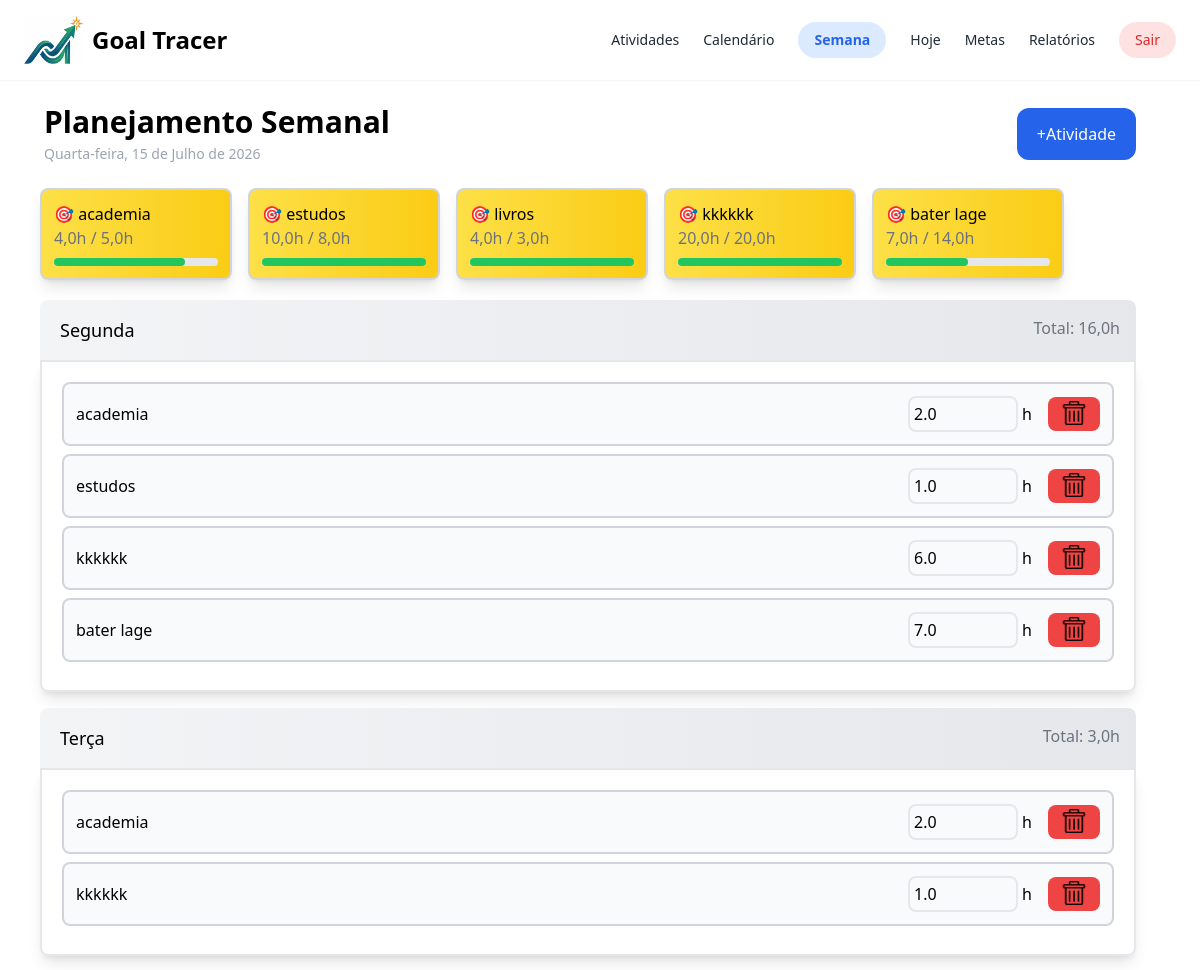
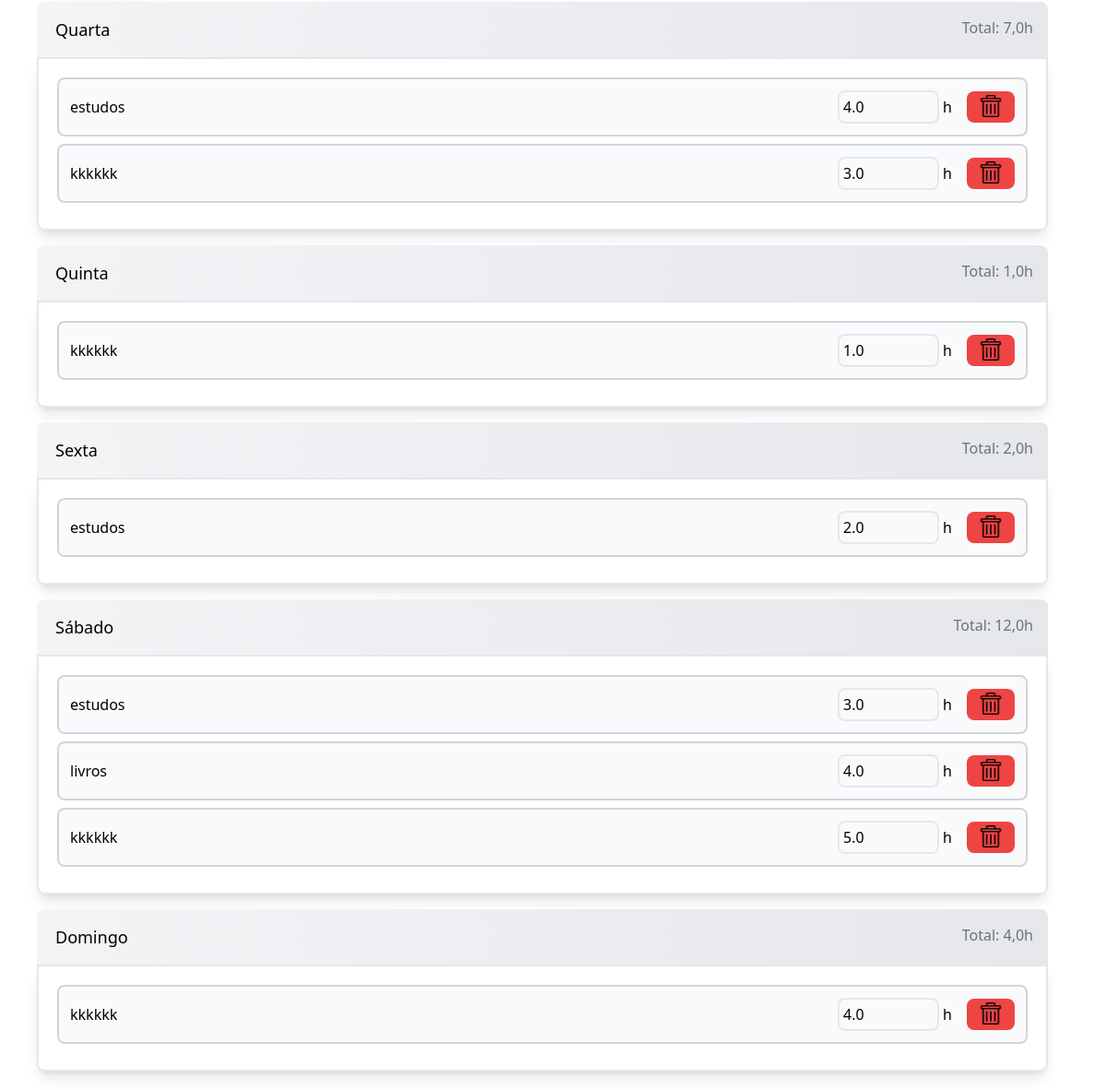
The app's page / (signed in) with its own data (2 pictures, top to bottom).
### home/models.py (models this page shows, shortened)
class Meta(models.Model):
    semana = models.BigIntegerField(default=1)
    meta_horas = models.FloatField(default=0.0)
    atividade = models.ForeignKey(Atividade, on_delete=models.CASCADE, related_name="vinculos_metas")

class Atividade(models.Model):
    nome = models.CharField(max_length=200) # unique=True evita nomes duplicados
    usuario = models.ForeignKey(User, on_delete=models.CASCADE, related_name="atividades")
    class Meta:
        unique_together = ('nome', 'usuario')  # nome pode repetir ENTRE usuários, mas nao pro MESMO usuario

class AtividadeDoDia(models.Model):
    DIAS_CHOICES = [
        ("Segunda", "Segunda"),
        ("Terça", "Terça"),
        ("Quarta", "Quarta"),
        ("Quinta", "Quinta"),
        ("Sexta", "Sexta"),
        ("Sábado", "Sábado"),
        ("Domingo", "Domingo"),
    ]
    semana = models.BigIntegerField(default=1)
    dia_semana = models.CharField(max_length=20, choices=DIAS_CHOICES)
    atividade = models.ForeignKey(Atividade, on_delete=models.CASCADE, related_name="vinculos_dias")
    horas_feitas = models.FloatField(default=0.0)
    class Meta:
        unique_together = ('dia_semana', 'atividade')

### home/views.py (the view)
# urls.py: path("", views.index, name="index"),
@login_required
def index(request):
    atividades  = Atividade.objects.filter(usuario=request.user).prefetch_related('vinculos_dias')
    vinculos    = AtividadeDoDia.objects.filter(atividade__usuario=request.user)
    dias_usados = AtividadeDoDia.objects.filter(atividade__usuario=request.user).values_list("dia_semana",flat=True).distinct()
    dias_vazios = list(set(DIAS)  - set(dias_usados))
    soma_por_dia = defaultdict(float)
    for atividade in vinculos:
        soma_por_dia[atividade.dia_semana] += atividade.horas_feitas
    total_horas_por_dia = [soma_por_dia[dia] for dia in DIAS]
    dias_horas = zip(DIAS, total_horas_por_dia)
    metas, _ = gerar_estatisticas_metas(request.user)
    context = {
        "data_formatada": data_formatada(),
        "metas": metas,
        "dias_horas": dias_horas,
        "atividades": atividades,
        "vinculos": vinculos,
        "dias_vazios": dias_vazios,
    }
    return render(request,"home/index.html", context)

### home/views.py (called while the page is built)
def data_formatada():
    hoje_data = timezone.localdate()
    dia_semana_hoje = DIAS[hoje_data.weekday()]
    dias_extenso = {
        "Segunda": "Segunda-feira",
        "Terça": "Terça-feira",
        "Quarta": "Quarta-feira",
        "Quinta": "Quinta-feira",
        "Sexta": "Sexta-feira",
        "Sábado": "Sábado",
        "Domingo": "Domingo",
    }
    meses = ["", "Janeiro", "Fevereiro", "Março", "Abril", "Maio", "Junho",
             "Julho", "Agosto", "Setembro", "Outubro", "Novembro", "Dezembro"]
    data_formatada = f"{dias_extenso[dia_semana_hoje]}, {hoje_data.day} de {meses[hoje_data.month]} de {hoje_data.year}"
    return data_formatada

def gerar_estatisticas_metas(usuario, nome_atividade=None):
    novameta = None
    metas = Meta.objects.filter(atividade__usuario=usuario)
    for meta in metas:
        consulta_HorasMeta_semana = AtividadeDoDia.objects.filter(atividade_id=meta.atividade_id).aggregate(total_horas=Sum('horas_feitas'))
        meta.horas_semana = consulta_HorasMeta_semana['total_horas'] or 0.0
        meta.percentual = 0 if meta.meta_horas == 0 else min(
            int((meta.horas_semana / meta.meta_horas) * 100),
            100
        )
        if nome_atividade == meta.atividade.nome:
            novameta = meta
    return (metas, novameta)

### templates/home/index.html (shortened to what this page needs)
<!DOCTYPE html>
<html lang="pt-BR">
<head>
	{% load static %}
	{% load l10n %}
	<script src="https://cdn.tailwindcss.com"></script>
</head>
<body>
	<nav class="bg-white-600 flex shadow-sm px-6 py-4 justify-between">
		<div class="flex">
			{% load static %}
			<img src="{% static 'img/small-logo.png' %}" alt="Logo" class="w-[60px] h-auto">
			<h1 class="text-2xl font-bold p-2">Goal Tracer</h1>
		</div>
            <div class="flex items-center gap-6 text-gray-500 text-sm">
                <a href="{% url 'atividades' %}" class="text-gray-800">Atividades</a>
                <a href="{% url 'calendario' %}" class="text-gray-800">Calendário</a>
                <a href="{% url 'index' %}" class="bg-blue-100 text-blue-600 px-4 py-2 rounded-full font-bold">Semana</a>
                <a href="{% url 'hoje' %}" class="text-gray-800">Hoje</a>
                <a href="{% url 'metas' %}" class="text-gray-800">Metas</a>
                <a href="{% url 'relatorios' %}" class="text-gray-800">Relatórios</a>
				<form method="post" action="{% url 'logout' %}" onsubmit="return confirm('Tem certeza que deseja sair?');">
                    <button type="submit" class="bg-red-100 text-red-600 px-4 py-2 rounded-full text-gray-800">Sair</button>
                </form>
            </div>
	</nav>
	<div>
		<div class="grid grid-cols-2 gap-4 m-6">
			<div class="pl-5">
				<h2 class="text-3xl font-bold">Planejamento Semanal</h2>
				<p class="text-gray-400 text-sm mt-1">{{ data_formatada }}</p>
			</div>
			<div class="flex justify-end pr-10 py-1">
				<button class="bg-blue-600 text-white rounded-xl px-5 py-1.5 hover:scale-110 duration-200 ease-in-out" id="botao_nova_atividade">+Atividade</button>
			</div>
		</div>
		<div class="flex gap-4 ml-10">
			{% for meta in metas %}
				<div class="w-48 flex-shrink-0 bg-gradient-to-r from-yellow-300 to-yellow-400 border-2 border-gray-300 shadow-lg rounded-lg p-3" data-atividade="{{ meta.atividade.nome }}>
						<p class="text-white text-lg font-bold mb-2">🎯 {{ meta.atividade.nome }}</p>
						<span id="horas_meta_{{ meta.id }}" class="text-gray-500 ml-auto" >{{ meta.horas_semana }}h</span>
						<span class="text-gray-500 ml-auto" >/ {{ meta.meta_horas }}h</span>
						 <div class="w-full bg-gray-200 h-2 rounded-full mt-2">
							<div id="percentual_meta_{{ meta.id }}" class="bg-green-500 h-2 rounded-full w-[{{ meta.percentual }}%]"></div>
						</div>
				</div>
				{% empty %}
				<div class="w-48 flex-shrink-0 bg-gradient-to-r from-gray-100 to-gray-200 border-2 border-gray-300 shadow-lg rounded-lg p-3">
					<p class="text-gray-500 text-base mb-2">Sem metas definidas...</p>
				</div>
			{% endfor %}
		</div>
	</div>
		<div class="grid grid-cols-1 gap-4 pl-10 pr-16 py-5">
			{% for dia, total_horas in dias_horas %}
				<div>
					<div class="flex bg-gradient-to-r from-gray-100 to-gray-200 text-black rounded-t-lg pl-5 pr-4 py-4">
						<p class="text-lg">{{ dia }}</p>
						<p class="text-gray-500 ml-auto" id="total_horas_{{ dia }}">Total: {{ total_horas }}h</p>
					</div>
					<div class="p-5 rounded-b-lg border-2 shadow-lg" id="div_body_atividade_{{ dia }}">
						{% if dia in dias_vazios %}
							<p class="text-gray-500">Nenhuma atividade planejada.</p>
						{% else %}
							{% for vinculo in vinculos %}
								{% if vinculo.dia_semana == dia %}
									<div class="flex items-center gap-3 bg-gray-50 border-gray-300 border-2 rounded-lg p-3 mb-2" id="div_atividade_{{ vinculo.id }}">
										<p>{{ vinculo.atividade.nome }}</p>
										<div class="flex justify-end items-center gap-1 ml-auto">
											{% localize off %}
											<input type="number" data-vinculo="{{ vinculo.id }}" value="{{ vinculo.horas_feitas }}" min="0" max="24" step="0.5" class="ml-auto border-2 rounded-lg bg-gray-50 p-1">
											{% endlocalize %}
											<p>h</p>
											<div id="botao_deletar_{{ vinculo.id }}" class="hover:scale-110 duration-200 ease-in-out bg-red-500 text-white rounded-lg px-3 pt-1 ml-3">
												<input type="image" src="{% static 'img/trash-icon.png' %}" alt="Lixeira" class="w-7 h-6"/>
											</div>
										</div>
									</div>
								{% endif %}
							{% endfor %}
						{% endif %}
					</div>
				</div>
			{% endfor %}
		</div>
</body>
</html>

### records on screen
Meta: atividade.nome "academia", horas_semana "4,0", meta_horas "5,0"
Meta: atividade.nome "estudos", horas_semana "10,0", meta_horas "8,0"
Meta: atividade.nome "livros", horas_semana "4,0", meta_horas "3,0"
Meta: atividade.nome "kkkkkk", horas_semana "20,0", meta_horas "20,0"
Meta: atividade.nome "bater lage", horas_semana "7,0", meta_horas "14,0"
AtividadeDoDia: atividade.nome "academia", horas_feitas "2.0"
AtividadeDoDia: atividade.nome "estudos", horas_feitas "1.0"
AtividadeDoDia: atividade.nome "kkkkkk", horas_feitas "6.0"
AtividadeDoDia: atividade.nome "bater lage", horas_feitas "7.0"
AtividadeDoDia: atividade.nome "academia", horas_feitas "2.0"
AtividadeDoDia: atividade.nome "kkkkkk", horas_feitas "1.0"
AtividadeDoDia: atividade.nome "estudos", horas_feitas "4.0"
AtividadeDoDia: atividade.nome "kkkkkk", horas_feitas "3.0"
AtividadeDoDia: atividade.nome "kkkkkk", horas_feitas "1.0"
AtividadeDoDia: atividade.nome "estudos", horas_feitas "2.0"
AtividadeDoDia: atividade.nome "estudos", horas_feitas "3.0"
AtividadeDoDia: atividade.nome "livros", horas_feitas "4.0"
AtividadeDoDia: atividade.nome "kkkkkk", horas_feitas "5.0"
AtividadeDoDia: atividade.nome "kkkkkk", horas_feitas "4.0"

### other values on screen
{{ data_formatada }} "Quarta-feira, 15 de Julho de 2026"
{{ dia }} "Segunda" "Terça" "Quarta" "Quinta" "Sexta" "Sábado" "Domingo"
{{ total_horas }} "16,0" "3,0" "7,0" "1,0" "2,0" "12,0" "4,0"
